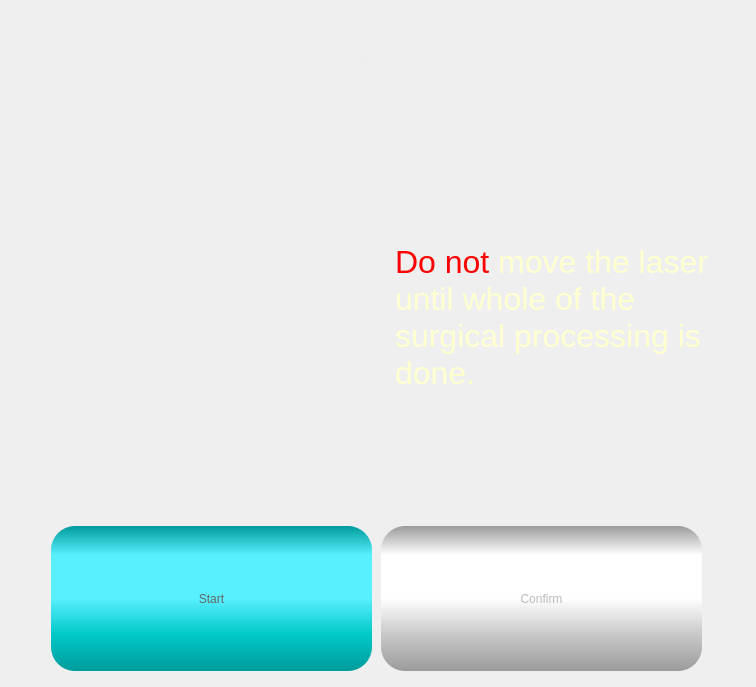
          <widget class="QWidget" name="pgModelBuilding">
           <property name="styleSheet">
            <string notr="true"/>
           </property>
           <layout class="QGridLayout" name="gridLayout_11" rowstretch="0,0,0" columnstretch="0,1,0">
            <item row="1" column="1">
             <widget class="QWidget" name="wdgLaser" native="true">
              <property name="sizePolicy">
               <sizepolicy hsizetype="Preferred" vsizetype="Expanding">
                <horstretch>0</horstretch>
                <verstretch>0</verstretch>
               </sizepolicy>
              </property>
              <property name="minimumSize">
               <size>
                <width>0</width>
                <height>403</height>
               </size>
              </property>
              <property name="maximumSize">
               <size>
                <width>16777215</width>
                <height>16777215</height>
               </size>
              </property>
              <property name="styleSheet">
               <string notr="true"/>
              </property>
             </widget>
            </item>
            <item row="1" column="2">
             <widget class="QLabel" name="label_12">
              <property name="sizePolicy">
               <sizepolicy hsizetype="Preferred" vsizetype="Preferred">
                <horstretch>0</horstretch>
                <verstretch>0</verstretch>
               </sizepolicy>
              </property>
              <property name="minimumSize">
               <size>
                <width>350</width>
                <height>0</height>
               </size>
              </property>
              <property name="maximumSize">
               <size>
                <width>16777215</width>
                <height>16777215</height>
               </size>
              </property>
              <property name="styleSheet">
               <string notr="true">font: 24pt &quot;Arial&quot;;
color: rgb(255, 255, 208);</string>
              </property>
              <property name="text">
               <string>&lt;html&gt;&lt;head/&gt;&lt;body&gt;&lt;p&gt;&lt;span style=&quot; font-size:24pt; color:#ff0000;&quot;&gt;Do not&lt;/span&gt;&lt;span style=&quot; font-size:24pt;&quot;&gt; move the laser until whole of the surgical processing is done.&lt;/span&gt;&lt;/p&gt;&lt;/body&gt;&lt;/html&gt;</string>
              </property>
              <property name="wordWrap">
               <bool>true</bool>
              </property>
             </widget>
            </item>
            <item row="2" column="1" colspan="2">
             <layout class="QHBoxLayout" name="horizontalLayout_7">
              <item>
               <spacer name="horizontalSpacer_10">
                <property name="orientation">
                 <enum>Qt::Horizontal</enum>
                </property>
                <property name="sizeHint" stdset="0">
                 <size>
                  <width>40</width>
                  <height>20</height>
                 </size>
                </property>
               </spacer>
              </item>
              <item>
               <widget class="QPushButton" name="btnStartBuildModel">
                <property name="sizePolicy">
                 <sizepolicy hsizetype="Maximum" vsizetype="Fixed">
                  <horstretch>0</horstretch>
                  <verstretch>0</verstretch>
                 </sizepolicy>
                </property>
                <property name="minimumSize">
                 <size>
                  <width>324</width>
                  <height>150</height>
                 </size>
                </property>
                <property name="styleSheet">
                 <string notr="true">QPushButton{
font: 48pt &quot;Arial&quot;;
color:#666666;
border-radius:24px;
background-color: qlineargradient(spread:pad, x1:0, y1:0, x2:0, y2:1, stop:0 rgba(0, 155, 155, 255), stop:0.2 rgba(88, 239, 255, 255), stop:0.5 rgba(88, 239, 255, 255), stop:0.75 rgba(0, 200, 200, 255),  stop:1 rgba(0, 155, 155, 255));
padding: 0px 20px;
margin-bottom:5px;
margin-right:3px;
}

QPushButton:hover{
color:#aa3333;
background-color: qlineargradient(spread:pad, x1:0, y1:0, x2:0, y2:1, stop:0 rgba(50, 155, 155, 255), stop:0.2 rgba(150, 239, 255, 255), stop:0.5 rgba(150, 239, 255, 255), stop:0.75 rgba(50, 200, 200, 255),  stop:1 rgba(50, 155, 155, 255));
}

QPushButton:pressed{
margin-top:5px;
margin-bottom:0px;
margin-left:3px;
margin-right:0px;
}

QPushButton:disabled{
	color:#bbb;
	background-color: qlineargradient(spread:pad, x1:0, y1:0, x2:0, y2:1, stop:0 rgba(155, 155, 155, 255), stop:0.2 rgba(255, 255, 255, 255), stop:0.5 rgba(255, 255, 255, 255), stop:0.75 rgba(200, 200, 200, 255),  stop:1 rgba(155, 155, 155, 255));
}</string>
                </property>
                <property name="text">
                 <string>Start</string>
                </property>
               </widget>
              </item>
              <item>
               <widget class="QPushButton" name="btnNext_startBuildModel">
                <property name="enabled">
                 <bool>false</bool>
                </property>
                <property name="sizePolicy">
                 <sizepolicy hsizetype="Maximum" vsizetype="Fixed">
                  <horstretch>0</horstretch>
                  <verstretch>0</verstretch>
                 </sizepolicy>
                </property>
                <property name="minimumSize">
                 <size>
                  <width>324</width>
                  <height>150</height>
                 </size>
                </property>
                <property name="styleSheet">
                 <string notr="true">QPushButton{
font: 48pt &quot;Arial&quot;;
color:#666666;
border-radius:24px;
background-color: qlineargradient(spread:pad, x1:0, y1:0, x2:0, y2:1, stop:0 rgba(0, 155, 155, 255), stop:0.2 rgba(88, 239, 255, 255), stop:0.5 rgba(88, 239, 255, 255), stop:0.75 rgba(0, 200, 200, 255),  stop:1 rgba(0, 155, 155, 255));
padding: 0px 20px;
margin-bottom:5px;
margin-right:3px;
}

QPushButton:hover{
color:#aa3333;
background-color: qlineargradient(spread:pad, x1:0, y1:0, x2:0, y2:1, stop:0 rgba(50, 155, 155, 255), stop:0.2 rgba(150, 239, 255, 255), stop:0.5 rgba(150, 239, 255, 255), stop:0.75 rgba(50, 200, 200, 255),  stop:1 rgba(50, 155, 155, 255));
}

QPushButton:pressed{
margin-top:5px;
margin-bottom:0px;
margin-left:3px;
margin-right:0px;
}

QPushButton:disabled{
	color:#bbb;
	background-color: qlineargradient(spread:pad, x1:0, y1:0, x2:0, y2:1, stop:0 rgba(155, 155, 155, 255), stop:0.2 rgba(255, 255, 255, 255), stop:0.5 rgba(255, 255, 255, 255), stop:0.75 rgba(200, 200, 200, 255),  stop:1 rgba(155, 155, 155, 255));
}</string>
                </property>
                <property name="text">
                 <string>Confirm</string>
                </property>
               </widget>
              </item>
              <item>
               <spacer name="horizontalSpacer_17">
                <property name="orientation">
                 <enum>Qt::Horizontal</enum>
                </property>
                <property name="sizeHint" stdset="0">
                 <size>
                  <width>40</width>
                  <height>20</height>
                 </size>
                </property>
               </spacer>
              </item>
             </layout>
            </item>
            <item row="0" column="1" colspan="2">
             <widget class="QLabel" name="label_title_5">
              <property name="minimumSize">
               <size>
                <width>0</width>
                <height>100</height>
               </size>
              </property>
              <property name="maximumSize">
               <size>
                <width>16777215</width>
                <height>100</height>
               </size>
              </property>
              <property name="styleSheet">
               <string notr="true">	color:#eeeeee;
	font: 64pt &quot;Cascadia Code SemiBold&quot;;
	padding:0px;
	margin:0px;</string>
              </property>
              <property name="text">
               <string>Breath Model Building</string>
              </property>
              <property name="alignment">
               <set>Qt::AlignCenter</set>
              </property>
             </widget>
            </item>
           </layout>
          </widget>
